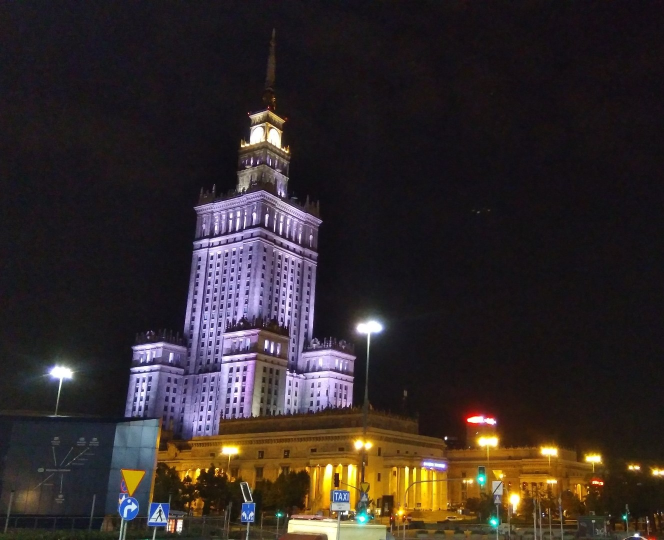
#> input picture Project1/warsaw.jpg, 1328 x 1080 px (shown at 1/2 size)
$ python main.py
#> lines starting #> are read from the running program, lines starting #| are printed output that depends on the picture
import cv2 as cv
import requests


def downloadPic():
    picLink = "https://upload.wikimedia.org/wikipedia/commons/b/b5/Warsaw_rice_mn_sign.JPG"
    response = requests.get(picLink)
    file = open("boardsign.jpg", "wb")
    file.write(response.content)
    file.close()


def run():
    downloadPic()
#> (the call stopped at in downloadPic, `response = requests.get(picLink)`: the network is not available in this run)


if __name__ == "__main__":
    run()


def mouseClick(event, x, y, flag, param):
    if event == cv.EVENT_LBUTTONDBLCLK:
        cv.circle(ims, (x, y), 50, (100, 100, 100), -2)


img = cv.imread('warsaw.jpg', 0)
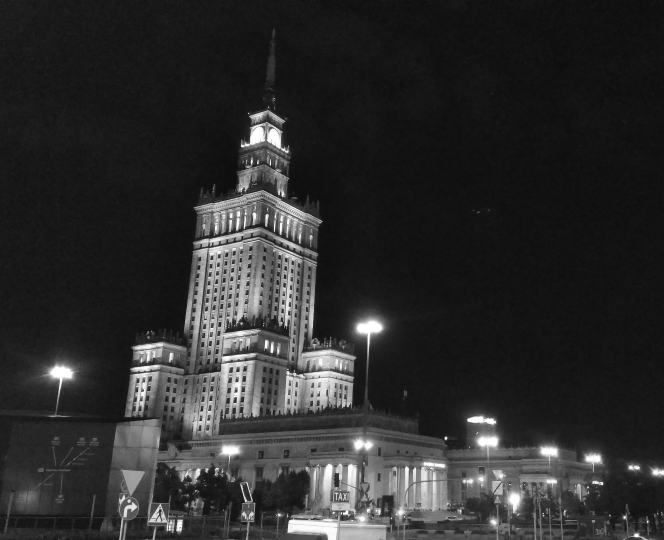
#> img: shape (1080, 1328) (shown at 1/2 size); min 0, max 255, mean 45.2
ims = cv.resize(img, (450, 450))
imr = cv.rotate(ims, cv.ROTATE_180)
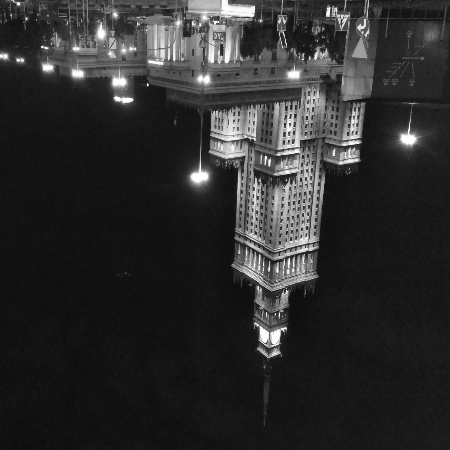
#> imr: shape (450, 450); min 11, max 255, mean 45.1
imb = cv.GaussianBlur(ims, (5, 5), 0)
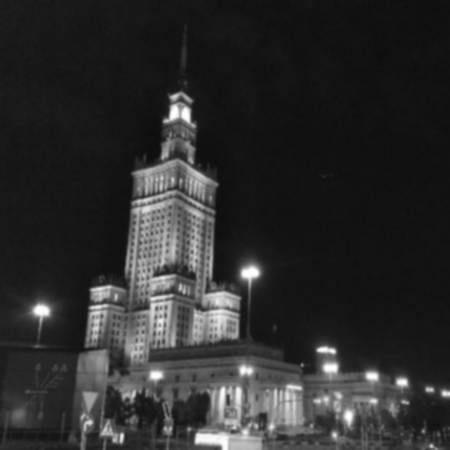
#> imb: shape (450, 450); min 14, max 255, mean 45.1

imw = cv.imread('boardsign.jpg', 0)
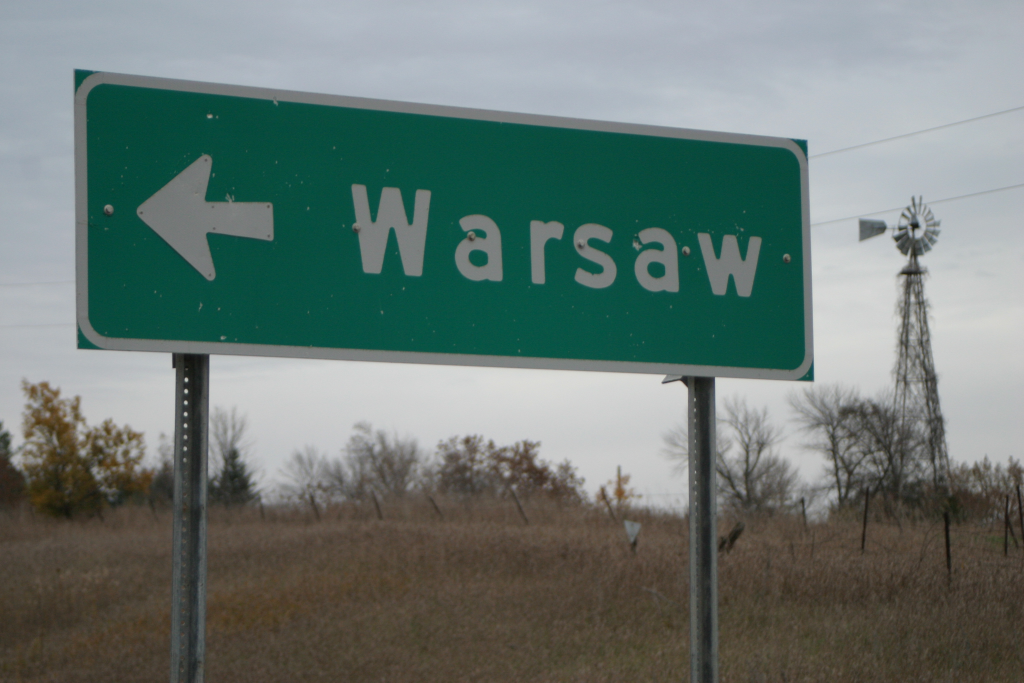
#> input picture Project1/boardsign.jpg, 3072 x 2048 px (shown at 1/3 size)
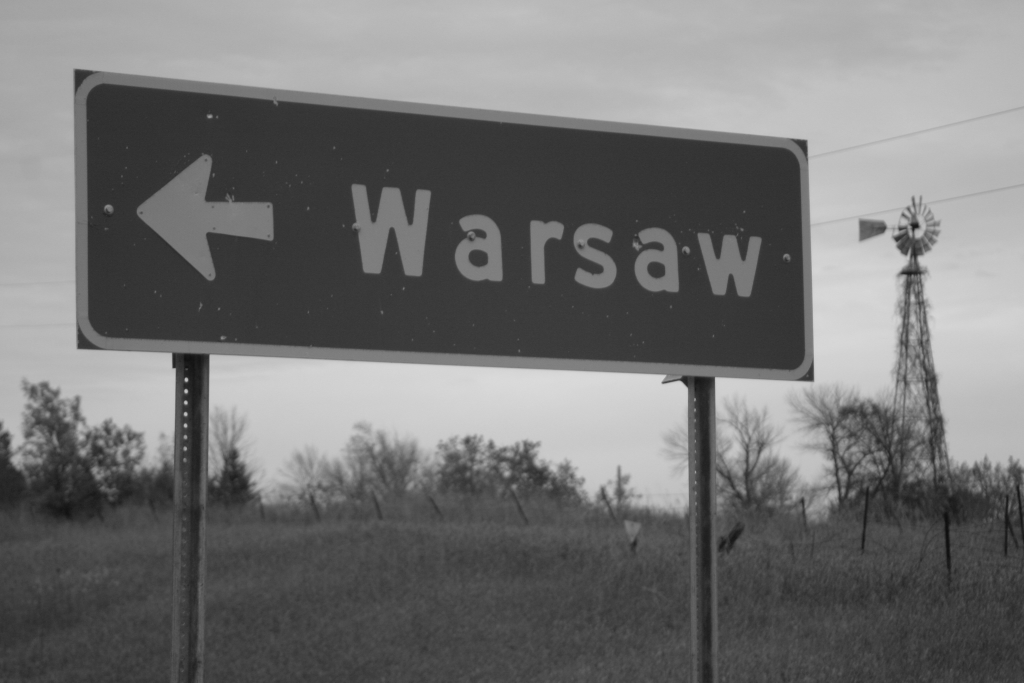
#> imw: shape (2048, 3072) (shown at 1/3 size); min 11, max 223, mean 114.9
iws = cv.resize(imw, (450, 450))
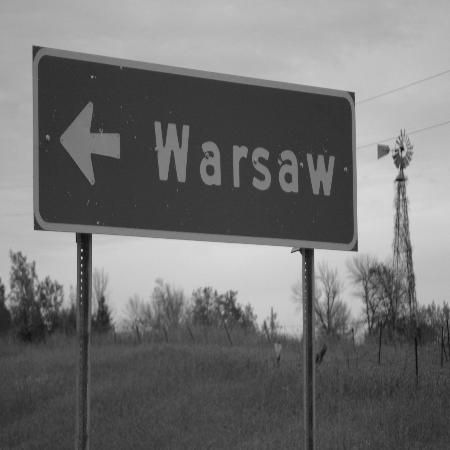
#> iws: shape (450, 450); min 15, max 220, mean 114.8

cv.namedWindow('Resize')
cv.setMouseCallback('Resize', mouseClick)
result = cv.cv2.addWeighted(ims, 0.5, iws, 0.5, 0)
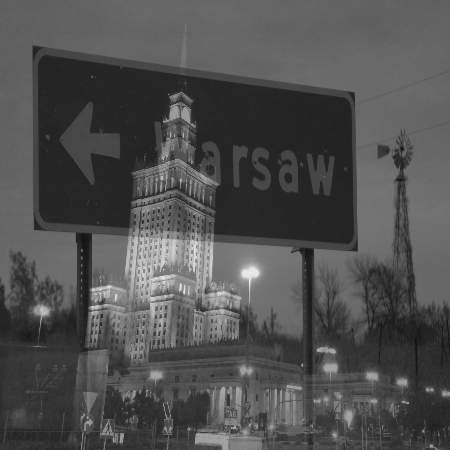
#> result: shape (450, 450); min 18, max 232, mean 79.9
while 1:
    cv.imshow('Resize', ims)
    cv.imshow('Rotate_180', imr)
    cv.imshow('Gaussian Blur', imb)
    cv.imshow('Blending', result)
    if cv.waitKey(20) & 0xFF == 27:
#> (key Esc is pressed here)
        break

cv.destroyAllWindows()
